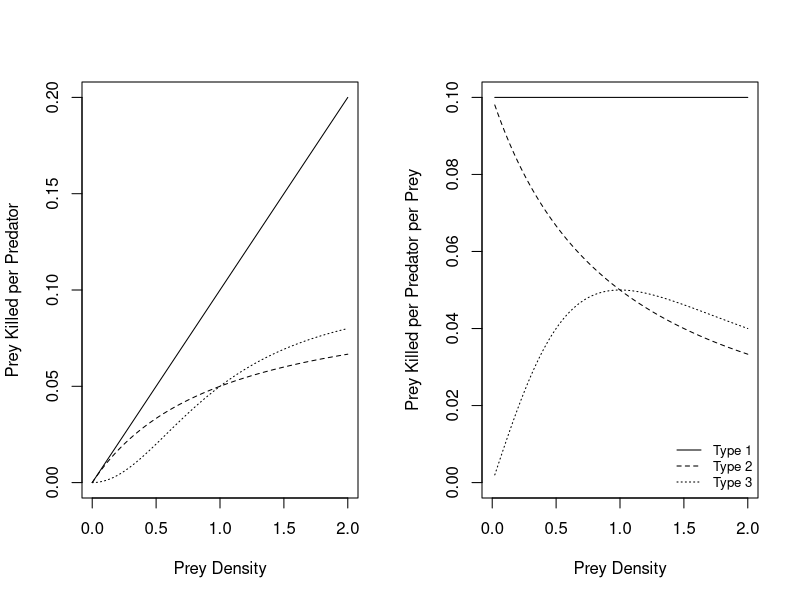
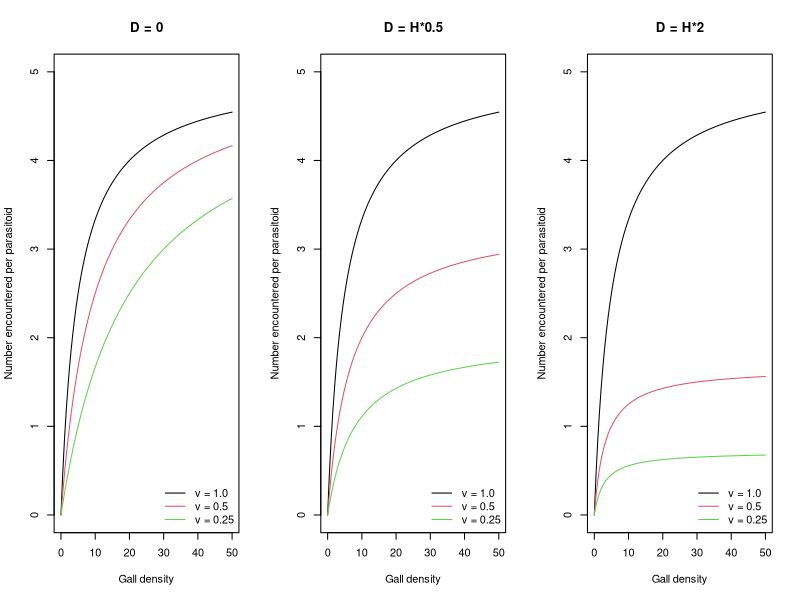

The R script that drew these images, in order:
######################## Functional Responses #####################################
a <- 0.1 # attack rate of predator (all functional response types)
w <- 0.1 # maximum attack rate of predator in Type 2 or 3 functional response
D <- w/a # half saturation constant. Only applicable to Type 2 or 3 functional response. Don't intuitively understand this.

par(mfrow = c(1,2)) # plot 2 graphs side-by-side

# first plot: functional responses
curve(a * x, 0, 2, xlab = "Prey Density", ylab = "Prey Killed per Predator") # Type 2
curve(w * x / (D + x), 0, 2, add = TRUE, lty = 2) # Type 2
curve(w * x^2/ (D^2 + x^2), 0, 2, add = TRUE, lty = 3) # Type 3

# second plot: functional response per prey
curve(a * x/x, 0, 2, xlab = "Prey Density", ylab = "Prey Killed per Predator per Prey", ylim = c(0,a))
curve(w * x / (D + x)/x, 0, 2, add = TRUE, lty = 2)
curve(w * x^2/ (D^2 + x^2)/x, 0, 2, add = TRUE, lty = 3)
legend("bottomright", c("Type 1", "Type 2", "Type 3"), lty = 1:3, bty = "n", cex = 0.8)

######### False target model for functional response.  This version was modified from Abrahamson & Weis 1997 pg. 305.  I believe their version is incorrect.  I tried using it but it does not replicate their graphs.  This current formulation does. ######
a <- 1
H <- 0.2 # handling time of vulnerable prey
D <- 0 # discrimination time between vulnerable and invulnerable prey
v <- 1.0 # fraction of vulnerable prey
v1 <- 0.5
v2 <- 0.25


par(mfrow=c(1,3)) # setup graphs for easy comparison

# Perfect discrimination, but decreasing the fraction of true targets
D <- 0
curve((a*v*x)/(1 + a*H*v*x + a*D*(1 - v)*x), from=0, to=50, ylim=c(0,5), ylab="Number encountered per parasitoid", xlab="Gall density", main="D = 0")
curve((a*v1*x)/(1 + a*H*v1*x + a*D*(1 - v1)*x), from=0, to=50, col=2, ylim=c(0,10), add=T)
curve((a*v2*x)/(1 + a*H*v2*x + a*D*(1 - v2)*x), from=0, to=50, col=3, add=T)
legend("bottomright", legend=c("v = 1.0", "v = 0.5", "v = 0.25"), col=1:3, lty=1, bty="n")

# weak discrimination, but decreasing the fraction of true targets
D <- H*0.5
curve((a*v*x)/(1 + a*H*v*x + a*D*(1 - v)*x), from=0, to=50, ylim=c(0,5), ylab="Number encountered per parasitoid", xlab="Gall density", main="D = H*0.5")
curve((a*v1*x)/(1 + a*H*v1*x + a*D*(1 - v1)*x), from=0, to=50, col=2, ylim=c(0,10), add=T)
curve((a*v2*x)/(1 + a*H*v2*x + a*D*(1 - v2)*x), from=0, to=50, col=3, add=T)
legend("bottomright", legend=c("v = 1.0", "v = 0.5", "v = 0.25"), col=1:3, lty=1, bty="n")

# anti-discrimination, but decreasing the fraction of true targets
D <- H*2
curve((a*v*x)/(1 + a*H*v*x + a*D*(1 - v)*x), from=0, to=50, ylim=c(0,5), ylab="Number encountered per parasitoid", xlab="Gall density", main="D = H*2")
curve((a*v1*x)/(1 + a*H*v1*x + a*D*(1 - v1)*x), from=0, to=50, col=2, ylim=c(0,10), add=T)
curve((a*v2*x)/(1 + a*H*v2*x + a*D*(1 - v2)*x), from=0, to=50, col=3, add=T)
legend("bottomright", legend=c("v = 1.0", "v = 0.5", "v = 0.25"), col=1:3, lty=1, bty="n")